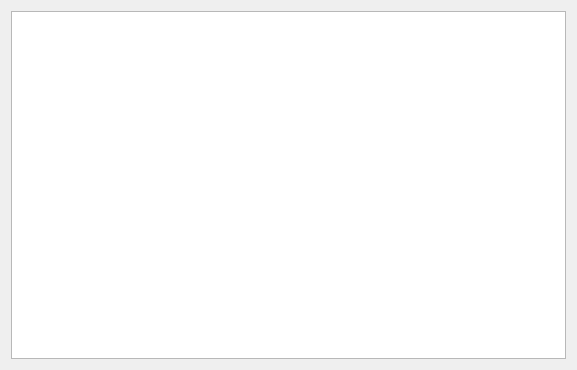
<?xml version="1.0" encoding="UTF-8"?>
<ui version="4.0">
 <class>P2AsmListing</class>
 <widget class="QDialog" name="P2AsmListing">
  <property name="geometry">
   <rect>
    <x>0</x>
    <y>0</y>
    <width>577</width>
    <height>370</height>
   </rect>
  </property>
  <property name="windowTitle">
   <string>Dialog</string>
  </property>
  <layout class="QVBoxLayout" name="verticalLayout">
   <item>
    <widget class="QTextBrowser" name="tb_listing">
     <property name="font">
      <font>
       <family>DejaVu Sans Mono</family>
       <pointsize>8</pointsize>
      </font>
     </property>
    </widget>
   </item>
  </layout>
 </widget>
 <resources/>
 <connections/>
</ui>
